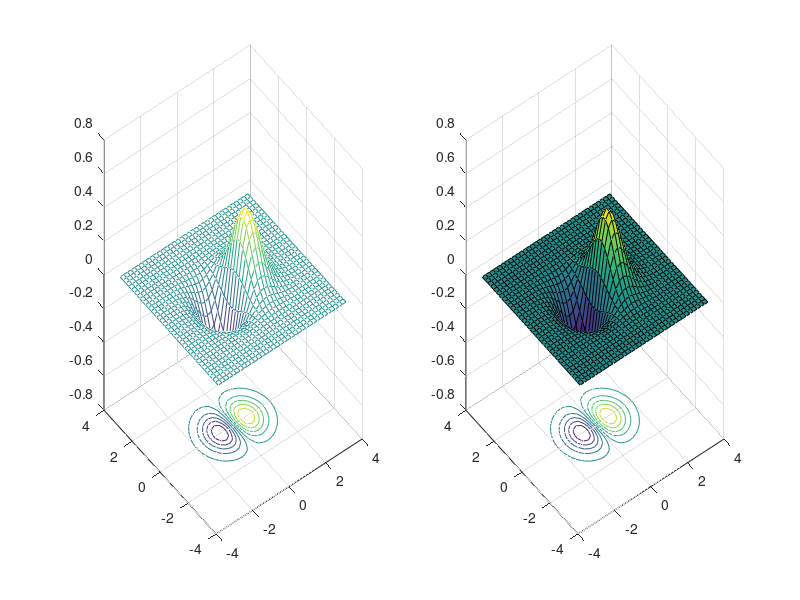

Write the MATLAB code that produced this figure.
x=-3.5:0.2:3.5;y=-3.5:0.2:3.5;
[x,y]=meshgrid(x,y);
z=x.*exp(-x.^2-y.^2);
subplot(1,2,1);meshc(x,y,z);
subplot(1,2,2);surfc(x,y,z);